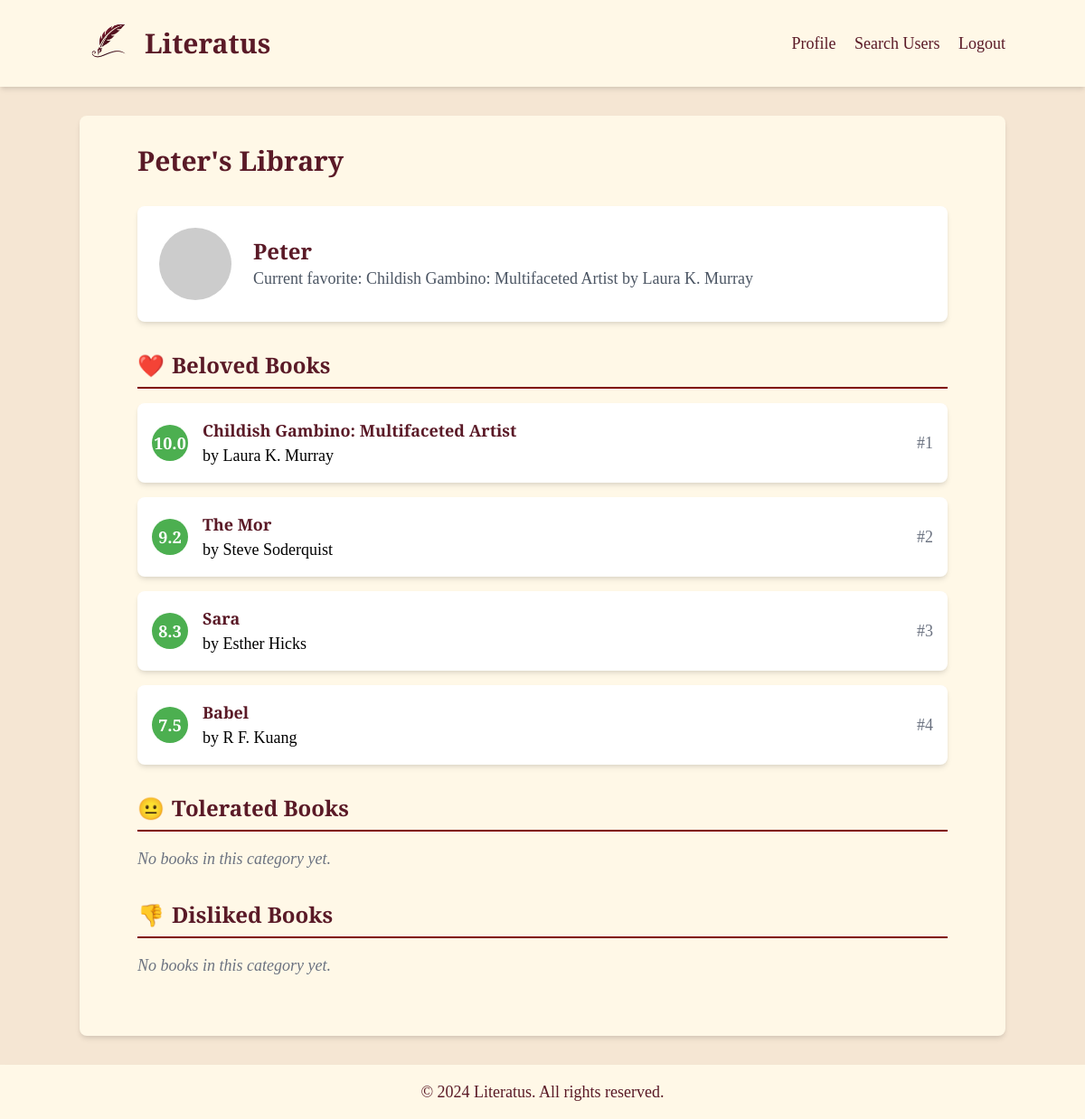
The page /profile/peter (signed in) on the database its author committed.
### app.py (models this page shows, shortened)
class User(UserMixin, db.Model):
    id = db.Column(db.Integer, primary_key=True)
    username = db.Column(db.String(80), unique=True, nullable=False)
    password_hash = db.Column(db.Text)
    profile_image = db.Column(db.Text)
    books = db.relationship('Book', backref='user', lazy=True)
    @property
    def beloved_books(self):
        return [book for book in self.books if book.sentiment == 'beloved']
    @property
    def tolerated_books(self):
        return [book for book in self.books if book.sentiment == 'tolerated']
    @property
    def disliked_books(self):
        return [book for book in self.books if book.sentiment == 'disliked']

class Book(db.Model):
    id = db.Column(db.Integer, primary_key=True)
    title = db.Column(db.String(200), nullable=False)
    author = db.Column(db.String(100), nullable=False)
    sentiment = db.Column(db.String(20), nullable=False)
    position = db.Column(db.Integer, nullable=False)
    user_id = db.Column(db.Integer, db.ForeignKey('user.id'), nullable=False)

### app.py (the view)
@app.route('/profile/<username>')
@login_required
def profile(username):
    user = User.query.filter_by(username=username).first_or_404()
    beloved_books = Book.query.filter_by(user_id=user.id, sentiment='beloved').order_by(Book.position).all()
    tolerated_books = Book.query.filter_by(user_id=user.id, sentiment='tolerated').order_by(Book.position).all()
    disliked_books = Book.query.filter_by(user_id=user.id, sentiment='disliked').order_by(Book.position).all()
    all_books = beloved_books + tolerated_books + disliked_books
    total_books = len(all_books)
    for i, book in enumerate(all_books):
        if book.sentiment == 'beloved':
            base = 7.5
            max_rating = 10
        elif book.sentiment == 'tolerated':
            base = 4.5
            max_rating = 7
        else:  # disliked
            base = 1
            max_rating = 4
        category_books = beloved_books if book in beloved_books else \
            tolerated_books if book in tolerated_books else \
                disliked_books
        category_position = category_books.index(book)
        category_total = len(category_books)
        book.rating = base + ((max_rating - base) * (1 - (category_position / (category_total - 1 or 1))))
        book.rating = round(book.rating, 1)  # Round to one decimal place
        book.global_position = i + 1
    return render_template('profile.html', user=user,
                           beloved_books=beloved_books,
                           tolerated_books=tolerated_books,
                           disliked_books=disliked_books,
                           is_own_profile=current_user.is_authenticated and current_user.id == user.id)

### app.py (called while the page is built)
@login_manager.user_loader
def load_user(user_id):
    return User.query.get(int(user_id))

### templates/profile.html (shortened to what this page needs)
{% extends "layout.html" %}
{% block content %}
<div class="max-w-4xl mx-auto">
    <div class="flex justify-between items-center mb-8">
        <h1 class="text-3xl font-bold text-maroon font-title">{{ user.username.capitalize() }}'s Library</h1>
    </div>
    <div class="bg-white p-6 rounded-lg shadow-md mb-8 flex items-center">
        <img src="https://api.dicebear.com/6.x/initials/svg?seed={{ user.username }}" alt="{{ user.username }}" class="w-20 h-20 rounded-full mr-6">
        <div>
            <h2 class="text-2xl font-semibold text-maroon font-title">{{ user.username.capitalize() }}</h2>
            {% if beloved_books %}
                <p class="text-gray-600">Current favorite: {{ beloved_books[0].title }} by {{ beloved_books[0].author }}</p>
            {% else %}
                <p class="text-gray-600">No favorite book yet</p>
            {% endif %}
        </div>
    </div>
    {% for category, books, color, icon in [
        ('Beloved Books', user.beloved_books, 'beloved', '❤️'),
        ('Tolerated Books', user.tolerated_books, 'tolerated', '😐'),
        ('Disliked Books', user.disliked_books, 'disliked', '👎')
    ] %}
        <section class="mb-8">
            <h2 class="text-2xl font-semibold text-maroon font-title category-header">
                <span class="category-icon">{{ icon }}</span>{{ category }}
            </h2>
            {% if books %}
                <ul class="space-y-4">
                {% for book in books|sort(attribute='rating', reverse=True) %}
                    <li class="book-item bg-white p-4 rounded-lg shadow-md mb-4 flex items-center justify-between">
                        <div class="flex-grow flex items-center">
                            <span class="rating-circle {{ color }} mr-4 flex-shrink-0">
                                {{ "%.1f"|format(book.rating) }}
                            </span>
                            <div class="book-info">
                                <h3 class="font-semibold text-maroon font-title">{{ book.title }}</h3>
                                <p>by {{ book.author }}</p>
                            </div>
                        </div>
                        <div class="flex items-center space-x-2">
                            <span class="text-gray-500 ml-2">#{{ book.global_position }}</span>
                        </div>
                    </li>
                {% endfor %}
                </ul>
            {% else %}
                <p class="italic text-gray-500">No books in this category yet.</p>
            {% endif %}
        </section>
    {% endfor %}
</div>
{% endblock %}

### templates/layout.html (style rules this page uses)
body { background-color: #F5E6D3; font-family: 'EB Garamond', serif; }
.text-maroon { color: #5A1A27; }
h1, h2, h3, h4, h5, h6, .font-title { font-family: 'Playfair Display', serif; }

### templates/profile.html (style rules this page uses)
.rating-circle { width: 40px; height: 40px; border-radius: 50%; display: inline-flex; align-items: center; justify-content: center; font-weight: bold; color: white; }
.beloved { background-color: #4CAF50; }
.category-header { border-bottom: 2px solid #800000; padding-bottom: 0.5rem; margin-bottom: 1rem; display: flex; align-items: center; }
.category-icon { margin-right: 0.5rem; }

### rows shown on the page
User: username "Peter"
Book: title "Childish Gambino: Multifaceted Artist", author "Laura K. Murray", rating "10.0", global_position "1"
Book: rating "9.2", title "The Mor", author "Steve Soderquist", global_position "2"
Book: rating "8.3", title "Sara", author "Esther Hicks", global_position "3"
Book: rating "7.5", title "Babel", author "R F. Kuang", global_position "4"

### other values the page prints
{{ icon }} "❤️" "😐" "👎"
{{ category }} "Beloved Books" "Tolerated Books" "Disliked Books"
